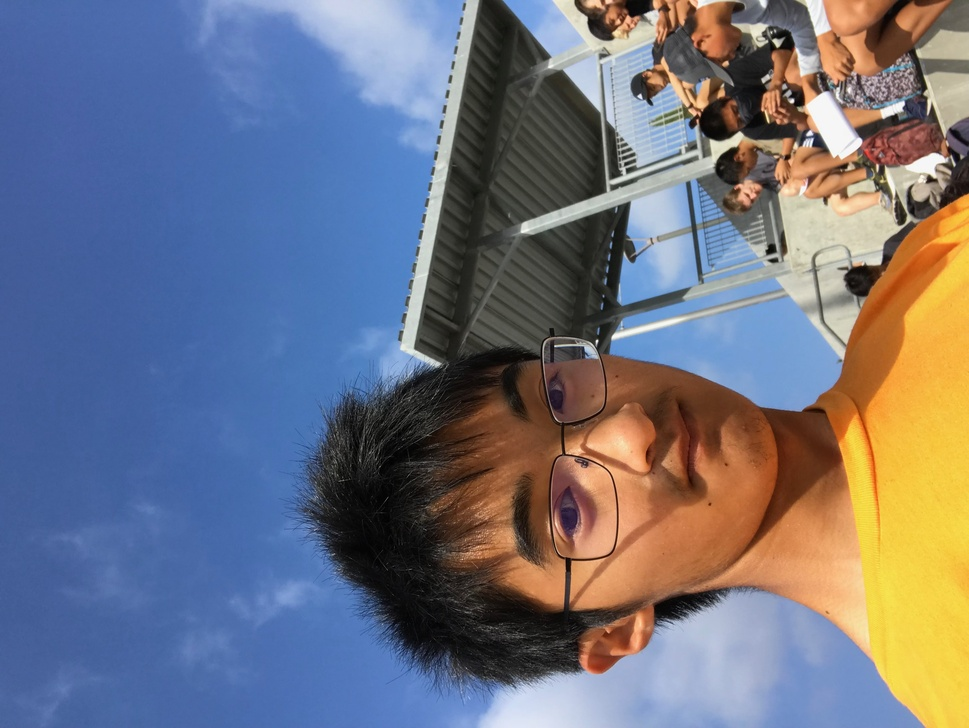
#> input picture templates/about_page_pictures/IMG-6667.JPG, 969 x 728 px, shrunk from 3088 x 2320 before the run
$ python image_test.py   (older library calls are emulated)
#> lines starting #> are read from the running program, lines starting #| are printed output that depends on the picture
# Import required Image library
from PIL import Image, ImageDraw, ImageFont

# Create an Image Object from an Image
im = Image.open('./templates/about_page_pictures/IMG-6667.JPG')
#> im is the input picture: PIL image 969x728 RGB; mean R, G, B 112.4, 115, 128.6

# show 270 degree flipped image
degree_flippedImage = im.transpose(Image.ROTATE_270)
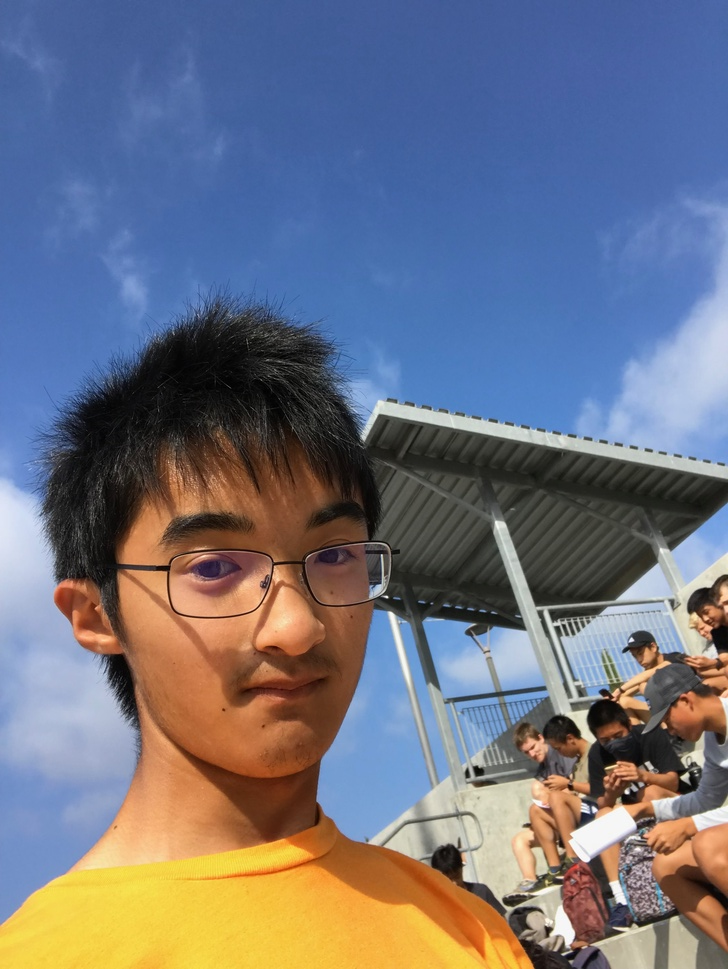
#> degree_flippedImage: PIL image 728x969 RGB; mean R, G, B 112.4, 115, 128.6
degree_flippedImage.show()

width, height = degree_flippedImage.size
#> width = 728; height = 969

draw = ImageDraw.Draw(degree_flippedImage)
text = "Del Norte High School"

font = ImageFont.truetype('arial.ttf', 96)
textwidth, textheight = draw.textsize(text, font)
#> textwidth = 1057; textheight = 110

# calculate the x,y coordinates of the text
margin = 100
x = width - textwidth - margin
#> x = -429
y = height - textheight - margin*29
#> y = -2041

# draw watermark in the bottom right corner
draw.text((x, y), text, font=font)
degree_flippedImage.show()

# Save watermarked image
degree_flippedImage.save('./static/assets/Davidwatermark.jpg')

$ run again, with templates/about_page_pictures/IMG_2096.jpg copied over templates/about_page_pictures/IMG-6667.JPG
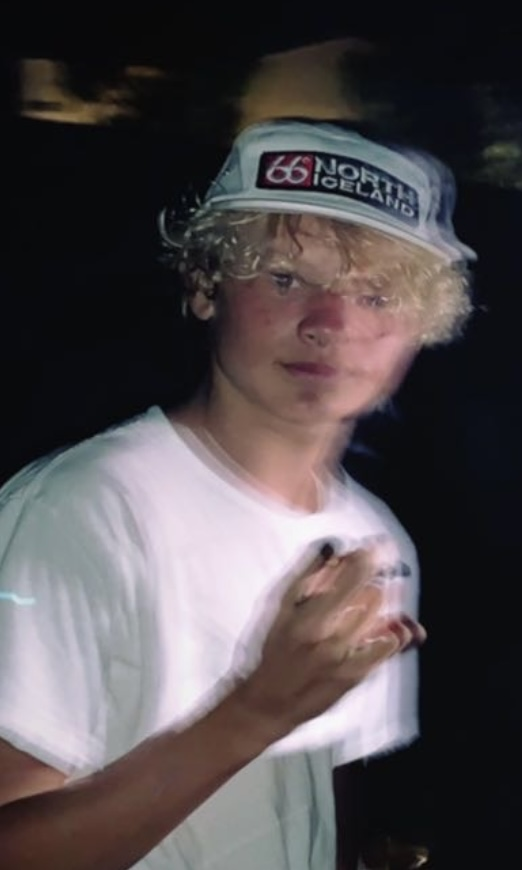
#> input picture templates/about_page_pictures/IMG_2096.jpg, 522 x 870 px
#> im is the input picture: PIL image 522x870 RGB; mean R, G, B 81.5, 75.6, 78
#> `degree_flippedImage = im.transpose(Image.ROTATE_270)`:
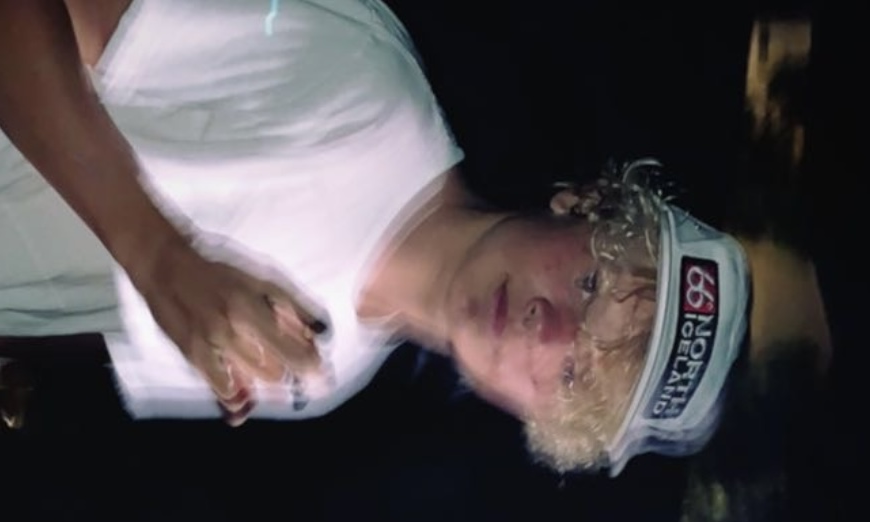
#> degree_flippedImage: PIL image 870x522 RGB; mean R, G, B 81.5, 75.6, 78
#> textwidth = 1057; textheight = 110
#> x = -287
#> y = -2488

$ run again, with templates/about_page_pictures/William Wu.png saved as templates/about_page_pictures/IMG-6667.JPG
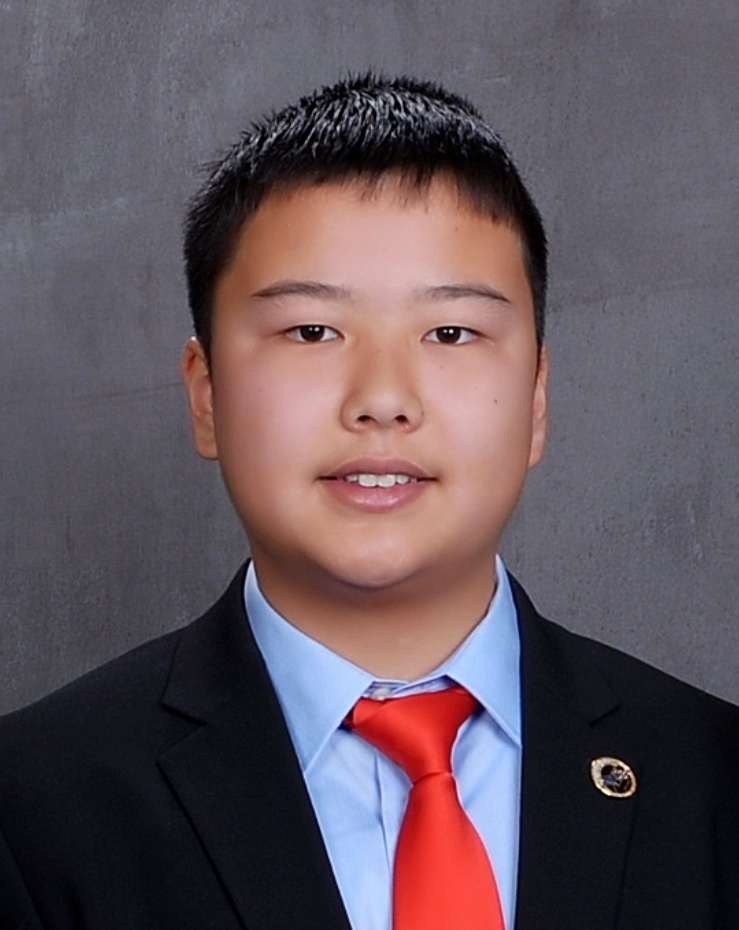
#> input picture templates/about_page_pictures/William Wu.png, 739 x 930 px
#> im is the input picture: PIL image 739x930 RGB; mean R, G, B 98.3, 84.3, 91.9
#> `degree_flippedImage = im.transpose(Image.ROTATE_270)`:
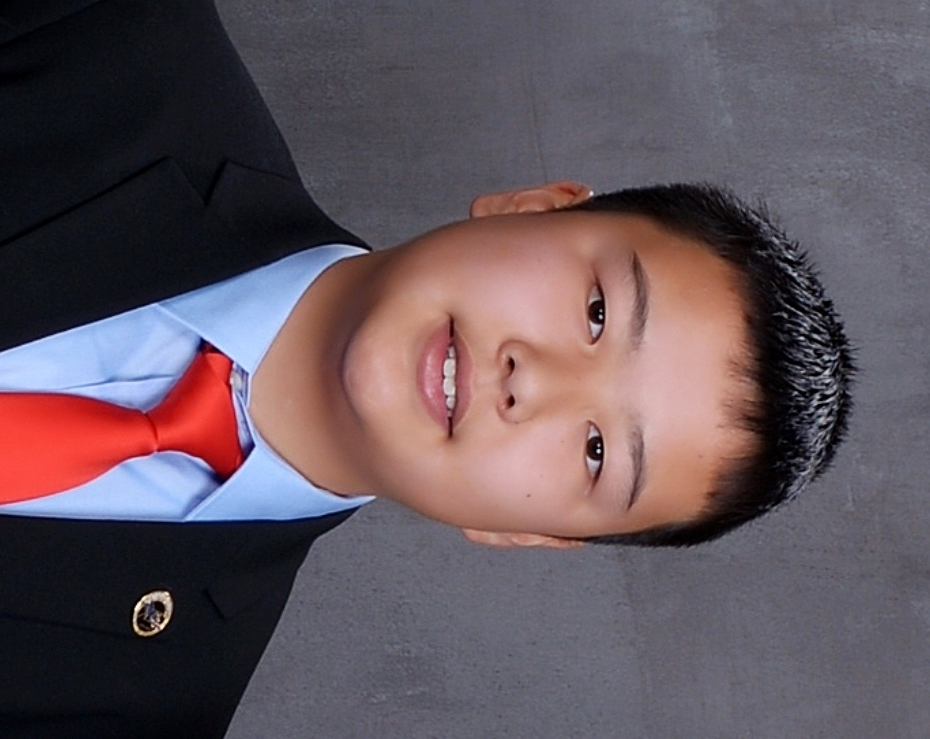
#> degree_flippedImage: PIL image 930x739 RGB; mean R, G, B 98.3, 84.3, 91.9
#> textwidth = 1057; textheight = 110
#> x = -227
#> y = -2271
